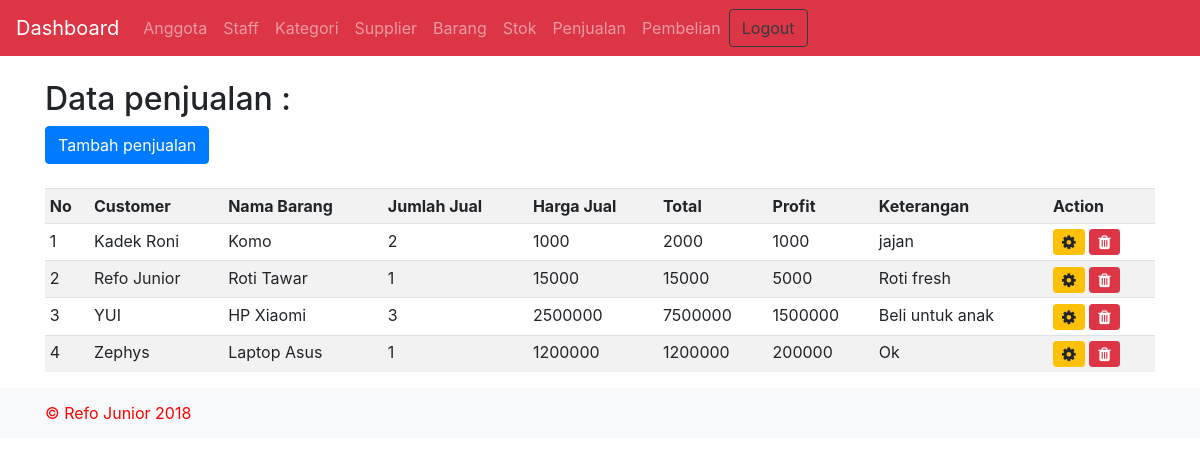
Page /penjualan.php (signed in) on the committed database.
### tables this page shows
CREATE TABLE `penjualan` (
  `id_penjualan` int(11) NOT NULL,
  `id_barang` int(11) NOT NULL,
  `id_anggota` int(11) NOT NULL,
  `jumlah` int(11) NOT NULL,
  `profit` varchar(10) NOT NULL,
  `keterangan` varchar(100) NOT NULL
);

CREATE TABLE `anggota` (
  `id_anggota` int(11) NOT NULL,
  `nama` varchar(255) NOT NULL,
  `alamat` varchar(255) NOT NULL,
  `no_telp` varchar(15) NOT NULL,
  `tempat_lahir` varchar(30) NOT NULL,
  `tanggal_lahir` date NOT NULL,
  `jenis_kelamin` varchar(15) NOT NULL,
  `email` varchar(30) NOT NULL,
  `status` int(11) NOT NULL
);

CREATE TABLE `barang` (
  `id_barang` int(11) NOT NULL,
  `id_kategori` int(11) NOT NULL,
  `id_supplier` int(11) NOT NULL,
  `nama_barang` varchar(100) NOT NULL,
  `kemasan` varchar(100) NOT NULL,
  `harga_beli` varchar(10) NOT NULL,
  `harga_jual` varchar(10) NOT NULL,
  `expired_date` date NOT NULL
);

### layout/view_penjualan.php (the view)
<div class="container">
	<br>
		<h2>Data penjualan : </h2>
		<a href="add_penjualan.php" class="btn btn-primary">Tambah penjualan</a>
		<br><br>
		<table class="table table-sm table-striped">
			<tr>
				<th>No</th>
				<th>Customer</th>
				<th>Nama Barang</th>
				<th>Jumlah Jual</th>
				<th>Harga Jual</th>
				<th>Total</th>
				<th>Profit</th>
				<th>Keterangan</th>
				<th>Action</th>
			</tr>
			<?php
				$no = 1;
				$sql = "SELECT * FROM penjualan
						inner join barang on barang.id_barang = penjualan.id_barang
						inner join anggota on anggota.id_anggota = penjualan.id_anggota";
				$data = mysqli_query($connect, $sql);
				while($row = mysqli_fetch_array($data)){
					$total = $row['harga_jual'] * $row['jumlah'];
					$profit = $row['harga_jual'] - $row['harga_beli'];
			?>
			<tr>
				<td><?= $no++ ?></td>
				<td><?= $row['nama'] ?></td>
				<td><?= $row['nama_barang'] ?></td>
				<td><?= $row['jumlah'] ?></td>
				<td><?= $row['harga_jual'] ?></td>
				<td><?= $total ?></td>
				<td><?= $profit * $row['jumlah'] ?></td>
				<td><?= $row['keterangan'] ?></td>
				<td>
					<a href="update_penjualan.php?id_penjualan=<?= $row['id_penjualan'] ?>"><i class="btn btn-sm btn-warning fa fa-cog"></i></a>
					<a href="proses/delete_penjualan.php?id_penjualan=<?= $row['id_penjualan'] ?>" onclick="return confirm('Yakin hapus data?');"><i class="btn btn-sm btn-danger fa fa-trash"></i></a>
				</td>
			</tr>
			<?php } ?>
		</table>
</div>

### rows in the picture
penjualan: id_anggota.nama "Kadek Roni", id_barang.nama_barang "Komo", jumlah "2", id_barang.harga_jual "1000", total "2000", $profit*$row['jumlah'] "1000", keterangan "jajan"
penjualan: id_anggota.nama "Refo Junior", id_barang.nama_barang "Roti Tawar", jumlah "1", id_barang.harga_jual "15000", $profit * $row['jumlah'] "5000", keterangan "Roti fresh"
penjualan: id_anggota.nama "YUI", id_barang.nama_barang "HP Xiaomi", jumlah "3", id_barang.harga_jual "2500000", total "7500000", $profit * $row['jumlah'] "1500000", keterangan "Beli untuk anak"
penjualan: id_anggota.nama "Zephys", id_barang.nama_barang "Laptop Asus", jumlah "1", id_barang.harga_jual "1200000", $profit * $row['jumlah'] "200000", keterangan "Ok"
